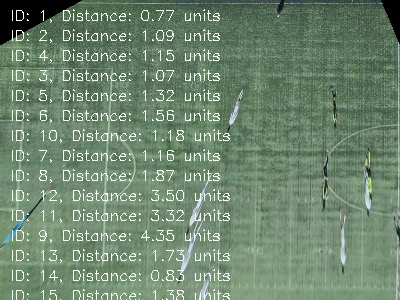
#> input picture frame 6 of experiments and tools/transformed_video_with_distances.mp4, 400 x 300 px, given in place of video_leftlongshifted.mp4, which was not available
$ python saveframes.py
#> lines starting #> are read from the running program, lines starting #| are printed output that depends on the picture; after the words box and inside, x2 and y2 are one past the last pixel; in counts of white or black regions, pixels touching at a corner belong together; pictures that were not available may be replaced by others from this repository, and a replacement may not be noted
import cv2
import numpy as np
from tqdm import tqdm

def process_and_save_frames(input_video, threshold=30, frame_diff=1, save_interval=10, output_folder="frames_output"):
    """
    Process a video with thresholding and save specific frames as images.

    Parameters:
        input_video (str): Path to the input video file.
        threshold (int): Pixel intensity difference threshold for motion detection.
        frame_diff (int): Frame difference interval for motion calculation.
        save_interval (int): Save every nth processed frame.
        output_folder (str): Directory to save the extracted frames.

    Returns:
        None
    """
#> called with input_video = 'video_leftlongshifted.mp4', threshold = 30, frame_diff = 1, save_interval = 10, output_folder = 'extracted_frames'
    import os

    # Ensure output folder exists
    if not os.path.exists(output_folder):
        os.makedirs(output_folder)

    # Open the video file
    cap = cv2.VideoCapture(input_video)

    if not cap.isOpened():
        print(f"Error: Unable to open video file {input_video}")
        return

    # Get video properties
    total_frames = int(cap.get(cv2.CAP_PROP_FRAME_COUNT))

    # Read the first frame
    ret, prev_frame = cap.read()
#> prev_frame is the input picture: shape (300, 400, 3); mean B, G, R 111.2, 135.4, 110.6
    if not ret:
        print("Error: Unable to read the first frame.")
        cap.release()
        return

    # Convert the first frame to grayscale
    prev_gray = cv2.cvtColor(prev_frame, cv2.COLOR_BGR2GRAY)

    # Process each frame with a progress bar
    frame_count = 0
    save_count = 0
    with tqdm(total=total_frames, desc="Processing and Saving Frames") as pbar:
        while True:
            ret, frame = cap.read()
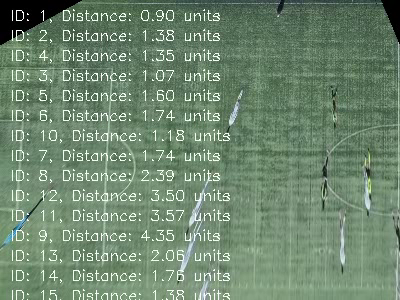
#> input picture frame 7 of experiments and tools/transformed_video_with_distances.mp4, 400 x 300 px, given in place of video_leftlongshifted.mp4, which was not available
#> frame is the input picture: shape (300, 400, 3); mean B, G, R 111.3, 135.5, 110.7
            if not ret:
                break

            frame_count += 1

            # Skip frames based on frame_diff
            if frame_count % frame_diff != 0:
                pbar.update(1)
                continue

            # Convert the current frame to grayscale
            gray = cv2.cvtColor(frame, cv2.COLOR_BGR2GRAY)

            # Compute the absolute difference between frames
            diff = cv2.absdiff(prev_gray, gray)
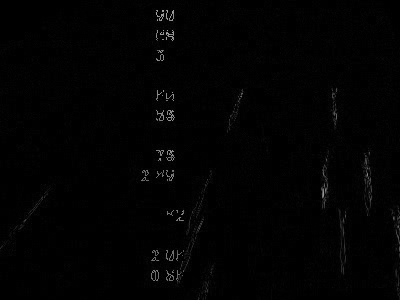
#> diff: shape (300, 400); min 0, max 175, mean 2.4

            # Apply thresholding to the difference image
            _, motion_mask = cv2.threshold(diff, threshold, 255, cv2.THRESH_BINARY)
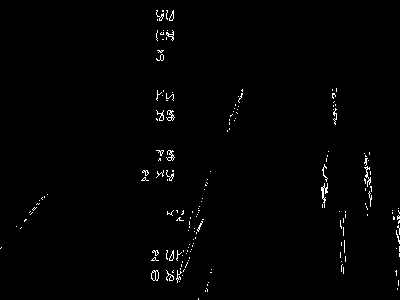
#> motion_mask: shape (300, 400); 1.1% white in thin lines or dots

            # Save the frame if it is the nth frame
            if frame_count % save_interval == 0:
                save_path = os.path.join(output_folder, f"frame_{frame_count:04d}.png")
                cv2.imwrite(save_path, motion_mask)
                save_count += 1

            # Update the previous frame
            prev_gray = gray

            # Update progress bar
            pbar.update(1)

    # Release resources
    cap.release()
    print(f"Saved {save_count} frames to {output_folder}")

# Define input video path and parameters
input_video_path = "video_leftlongshifted.mp4"
output_folder_path = "extracted_frames"

# Process the video and save frames
process_and_save_frames(
    input_video=input_video_path,
    threshold=30,
    frame_diff=1,
    save_interval=10,
    output_folder=output_folder_path
)

$ run again, starting later in the video
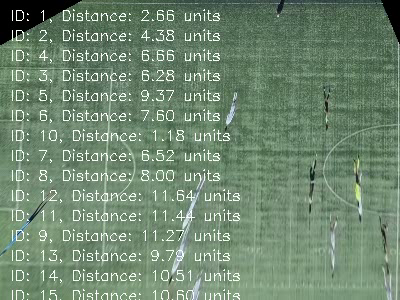
#> input picture frame 27 of experiments and tools/transformed_video_with_distances.mp4, 400 x 300 px, given in place of video_leftlongshifted.mp4, which was not available
#> in process_and_save_frames, prev_frame is the input picture: shape (300, 400, 3); mean B, G, R 112.3, 135.9, 111.6
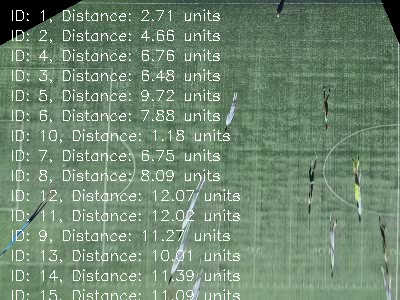
#> input picture frame 28 of experiments and tools/transformed_video_with_distances.mp4, 400 x 300 px, given in place of video_leftlongshifted.mp4, which was not available
#> in process_and_save_frames, frame is the input picture: shape (300, 400, 3); mean B, G, R 112.2, 135.8, 111.5
#> in process_and_save_frames, `_, motion_mask = cv2.threshold(diff, threshold, 255, cv2.THRESH_BINARY)`:
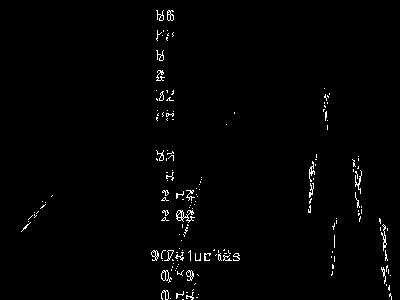
#> motion_mask: shape (300, 400); 1.4% white in thin lines or dots, all inside (x1, y1, x2, y2) = (21, 10, 392, 300)

$ run again, starting later in the video
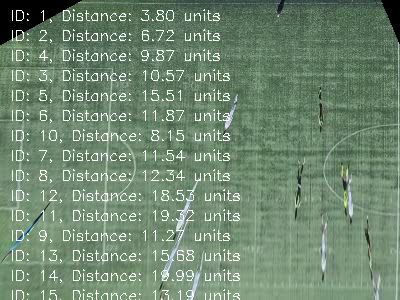
#> input picture frame 48 of experiments and tools/transformed_video_with_distances.mp4, 400 x 300 px, given in place of video_leftlongshifted.mp4, which was not available
#> in process_and_save_frames, prev_frame is the input picture: shape (300, 400, 3); mean B, G, R 112.7, 136.2, 111.9
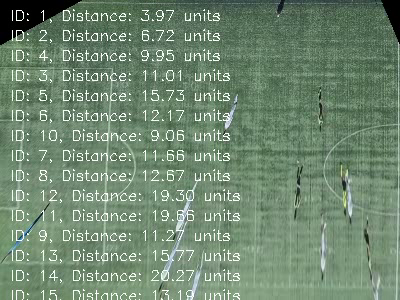
#> input picture frame 49 of experiments and tools/transformed_video_with_distances.mp4, 400 x 300 px, given in place of video_leftlongshifted.mp4, which was not available
#> in process_and_save_frames, frame is the input picture: shape (300, 400, 3); mean B, G, R 112.6, 136.2, 111.8
#> in process_and_save_frames, `_, motion_mask = cv2.threshold(diff, threshold, 255, cv2.THRESH_BINARY)`:
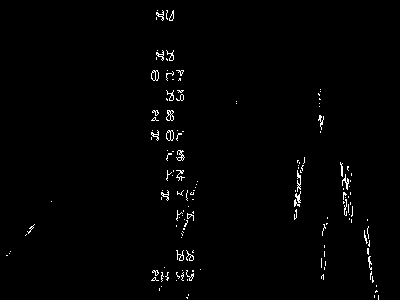
#> motion_mask: shape (300, 400); 1.2% white in thin lines or dots
